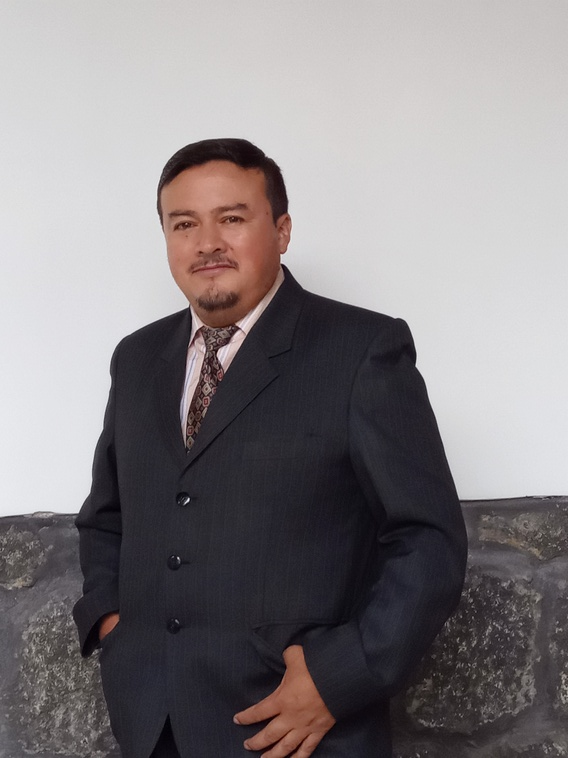
#> input picture Foto.jpg, 568 x 758 px, shrunk from 3120 x 4160 before the run, found by its file name
$ python script_fusionado_filtros_metricas_parte_1.py   (older library calls are emulated)
#> lines starting #> are read from the running program, lines starting #| are printed output that depends on the picture; after the words box and inside, x2 and y2 are one past the last pixel; in counts of white or black regions, pixels touching at a corner belong together

import cv2
import numpy as np
import os
import matplotlib.pyplot as plt

# Rutas base
base_path = r"C:\Users\Paul Stalin\Documents\PaulDCC"
foto_path = os.path.join(base_path, "Foto.jpg")
output_dir = os.path.join(base_path, "reporte_datos")
os.makedirs(output_dir, exist_ok=True)

# Cargar imagen
imagen = cv2.imread(foto_path)
#> imagen is the input picture: shape (758, 568, 3); mean B, G, R 131, 128.7, 133.8
if imagen is None:
    raise FileNotFoundError("No se pudo cargar Foto.jpg")

# Filtros
def aplicar_clahe(img):
    lab = cv2.cvtColor(img, cv2.COLOR_BGR2LAB)
#> lab: shape (758, 568, 3); mean of channels 0, 1, 2 133.5, 130.6, 127.3
    l, a, b = cv2.split(lab)
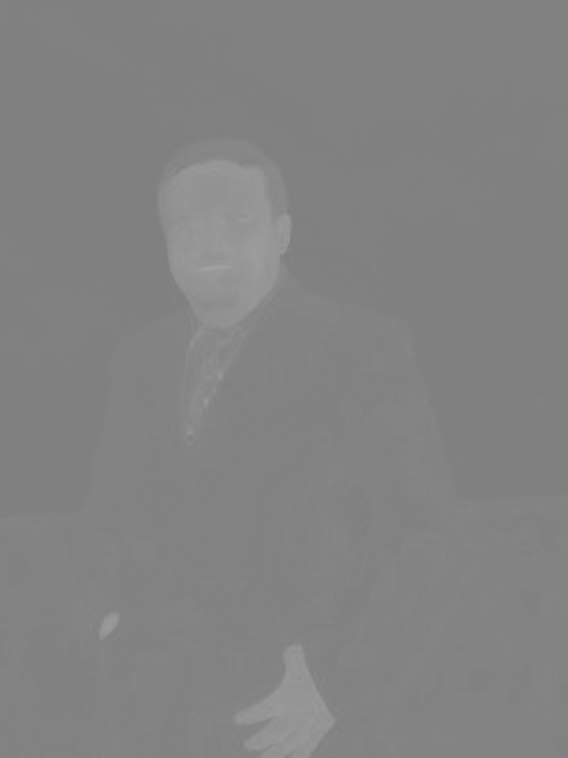
#> a: shape (758, 568); min 126, max 162, mean 130.6
    cl = cv2.createCLAHE(clipLimit=2.0, tileGridSize=(8, 8)).apply(l)
    return cv2.cvtColor(cv2.merge((cl, a, b)), cv2.COLOR_LAB2BGR)

def aplicar_canny(img):
    return cv2.cvtColor(cv2.Canny(cv2.cvtColor(img, cv2.COLOR_BGR2GRAY), 100, 200), cv2.COLOR_GRAY2BGR)
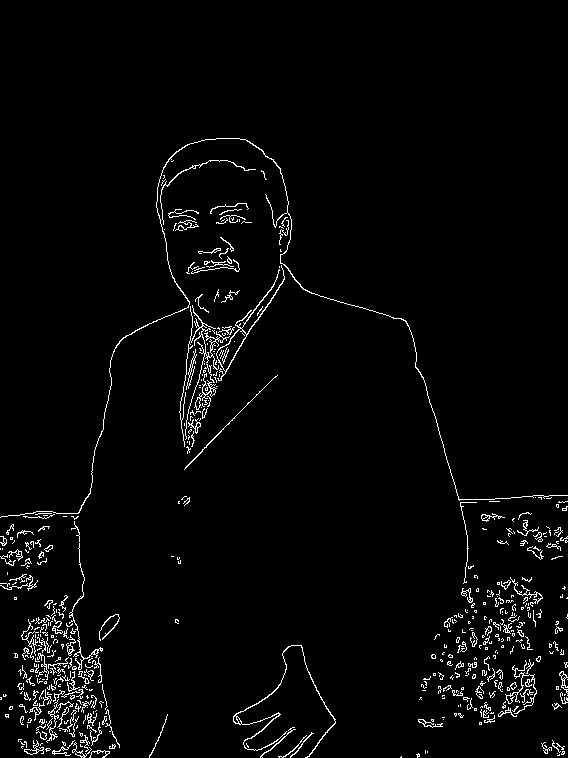
#> returned value: shape (758, 568, 3); 2.8% white in thin lines or dots, all inside (x1, y1, x2, y2) = (0, 138, 568, 758)

def aplicar_blur(img):
    return cv2.GaussianBlur(img, (9, 9), 0)

def aplicar_sharpen(img):
    kernel = np.array([[0,-1,0],[-1,5,-1],[0,-1,0]])
#> kernel = [[0, -1, 0], [-1, 5, -1], [0, -1, 0]]
    return cv2.filter2D(img, -1, kernel)

def aplicar_equalize(img):
    gray = cv2.cvtColor(img, cv2.COLOR_BGR2GRAY)
    eq = cv2.equalizeHist(gray)
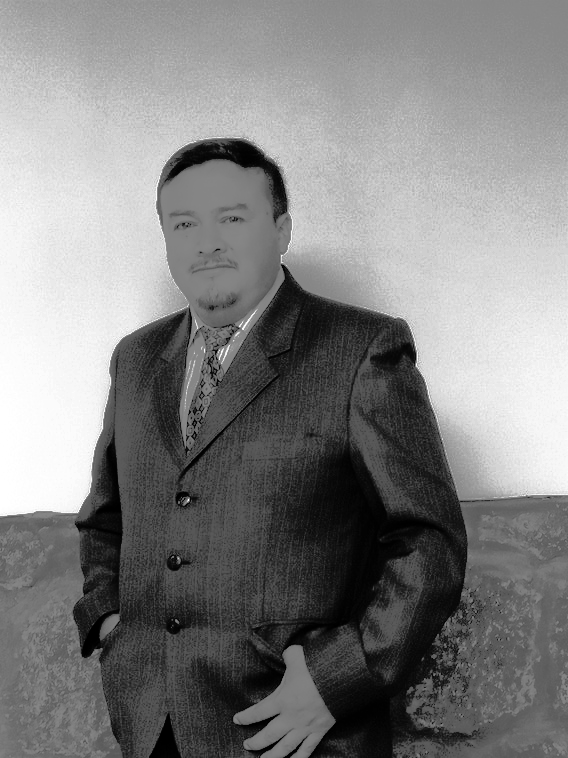
#> eq: shape (758, 568); min 0, max 255, mean 129.2
    return cv2.cvtColor(eq, cv2.COLOR_GRAY2BGR)

def aplicar_laplacian(img):
    gray = cv2.cvtColor(img, cv2.COLOR_BGR2GRAY)
    lap = cv2.Laplacian(gray, cv2.CV_64F)
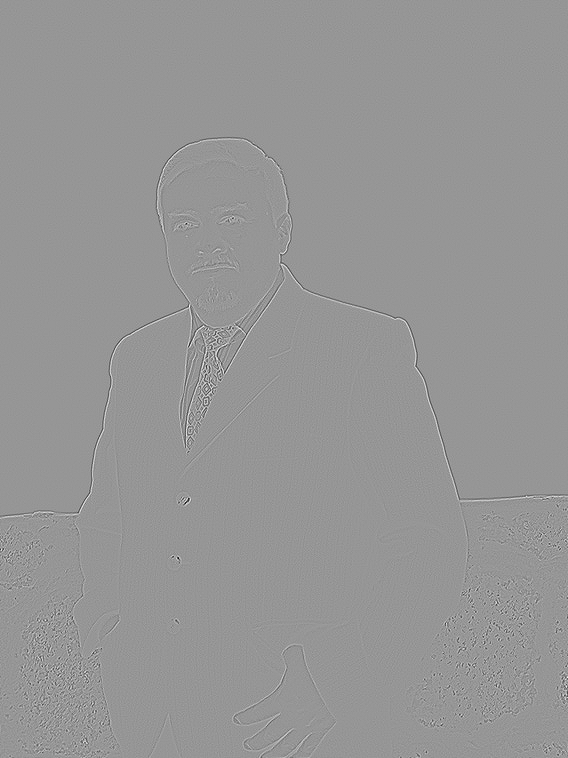
#> lap: shape (758, 568) float64; min -322, max 225, mean 0; drawn with min black and max white
    return cv2.cvtColor(np.uint8(np.absolute(lap)), cv2.COLOR_GRAY2BGR)
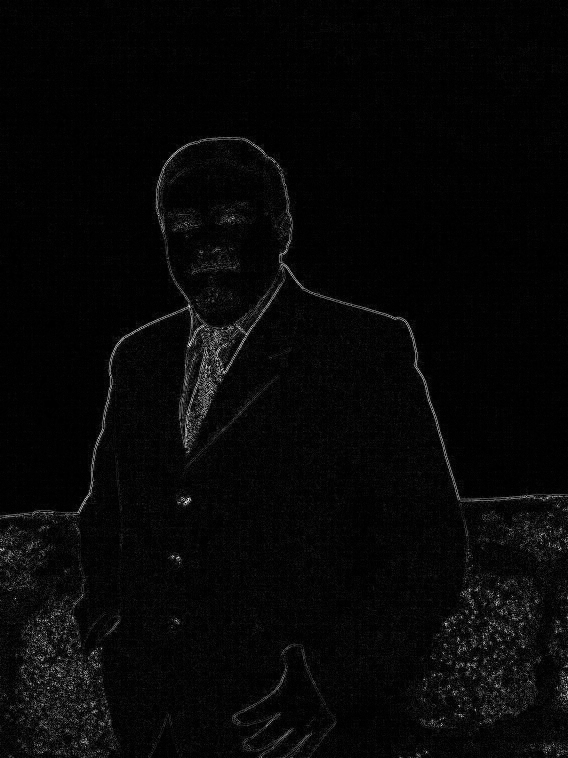
#> returned value: shape (758, 568, 3); min 0, max 245, mean 7.2

def calcular_metrica(img):
    gray = cv2.cvtColor(img, cv2.COLOR_BGR2GRAY)
    hist = cv2.calcHist([gray], [0], None, [256], [0,256])
    hist /= hist.sum()
    entropia = -np.sum(hist * np.log2(hist + 1e-7))
    varianza = np.var(gray)
    return round(entropia, 3), round(varianza, 3)

# Diccionario de filtros
filtros = {
    "original": imagen,
    "clahe": aplicar_clahe(imagen),
    "canny": aplicar_canny(imagen),
    "blur": aplicar_blur(imagen),
    "sharpen": aplicar_sharpen(imagen),
    "equalize": aplicar_equalize(imagen),
    "laplacian": aplicar_laplacian(imagen)
}

metricas = []
for nombre, img in filtros.items():
    path = os.path.join(output_dir, f"{nombre}.jpg")
    cv2.imwrite(path, img)
    ent, var = calcular_metrica(img)
    metricas.append((nombre, ent, var))
#> this loop made 7 passes
#> (nombre, entropia in calcular_metrica, varianza in calcular_metrica, ent, var) on passes 1 to 7: ('original', 6.73, 6987, 6.73, 6987), ('clahe', 7.21, 5613, 7.21, 5613), ('canny', 0.183, 1751.6, 0.183, 1751.6), ('blur', 6.71, 6880.5, 6.71, 6880.5), ('sharpen', 7.01, 7323.6, 7.01, 7323.6), ('equalize', 6.47, 5466.4, 6.47, 5466.4), ('laplacian', 4.08, 227.8, 4.08, 227.8)
#> after the loop, metricas = [('original', 6.73, 6987), ('clahe', 7.21, 5613), ('canny', 0.183, 1751.6), ('blur', 6.71, 6880.5), ('sharpen', 7.01, 7323.6), ('equalize', 6.47, 5466.4), ('laplacian', 4.08, 227.8)]

# Guardar las métricas en .txt
txt_path = os.path.join(output_dir, "metricas_filtros.txt")
with open(txt_path, "w") as f:
    for nombre, ent, var in metricas:
        f.write(f"{nombre.upper()}\nEntropía: {ent}\nVarianza: {var}\n\n")
#> this loop made 7 passes

# Crear gráficas
filtros_nombres = [m[0] for m in metricas]
#> filtros_nombres = ['original', 'clahe', 'canny', 'blur', 'sharpen', 'equalize', 'laplacian']
entropias = [m[1] for m in metricas]
#> entropias = [6.73, 7.21, 0.183, 6.71, 7.01, 6.47, 4.08]
varianzas = [m[2] for m in metricas]
#> varianzas = [6987, 5613, 1751.6, 6880.5, 7323.6, 5466.4, 227.8]

plt.figure(figsize=(10,5))
plt.bar(filtros_nombres, entropias, color='skyblue')
plt.title("Entropía por Filtro")
plt.ylabel("Entropía")
plt.savefig(os.path.join(output_dir, "grafica_entropia.png"))
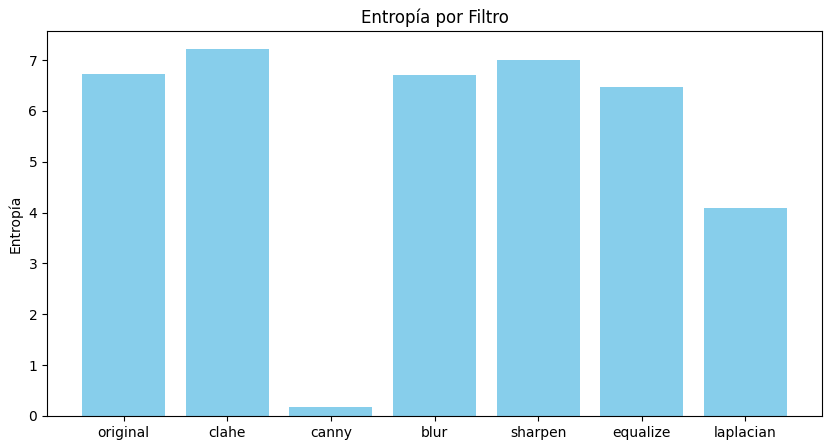
#> figure drawn by matplotlib, 1 panel; tallest bar 7.21 high, from x = 0.6 to 1.4
plt.close()

plt.figure(figsize=(10,5))
plt.bar(filtros_nombres, varianzas, color='lightcoral')
plt.title("Varianza por Filtro")
plt.ylabel("Varianza")
plt.savefig(os.path.join(output_dir, "grafica_varianza.png"))
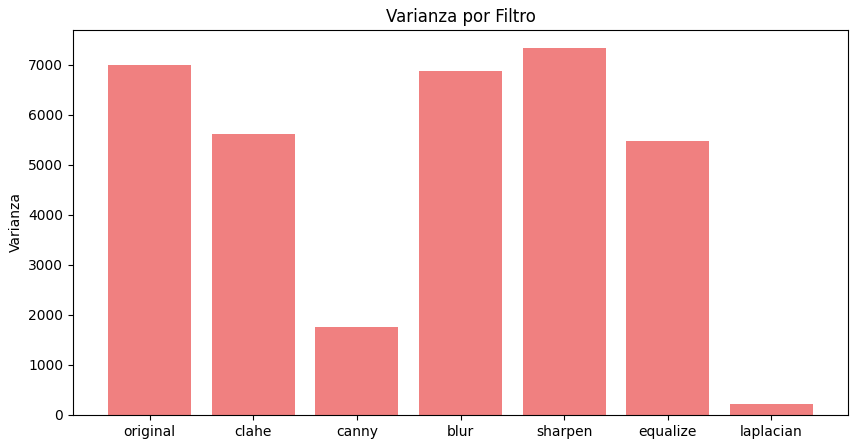
#> figure drawn by matplotlib, 1 panel; tallest bar 7323.6 high, from x = 3.6 to 4.4
plt.close()

print("[✅] Filtros, métricas y gráficas generadas en:", output_dir)
#| [✅] Filtros, métricas y gráficas generadas en: C:\Users\Paul Stalin\Documents\PaulDCC/reporte_datos

$ run again, with obj_train_data/Amblyrhynchus_cristatus_13.jpg copied over Foto.jpg
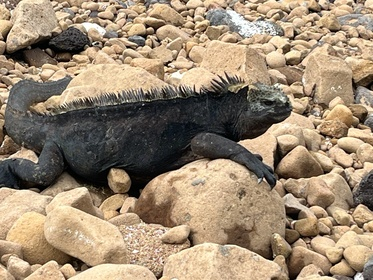
#> input picture obj_train_data/Amblyrhynchus_cristatus_13.jpg, 373 x 280 px, shrunk from 2048 x 1536 before the run, found by its file name
#> imagen is the input picture: shape (280, 373, 3); mean B, G, R 114.4, 137.5, 156.3
#> lab: shape (280, 373, 3); mean of channels 0, 1, 2 145.7, 131.5, 142.6
#> kernel = [[0, -1, 0], [-1, 5, -1], [0, -1, 0]]
#> in aplicar_laplacian, `return cv2.cvtColor(np.uint8(np.absolute(lap)), cv2.COLOR_GRAY2BGR)`:
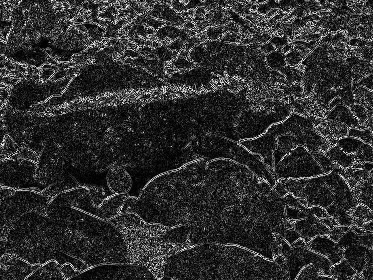
#> returned value: shape (280, 373, 3); min 0, max 255, mean 46.4
#> the loop `for nombre, img in filtros.items():` made 7 passes
#> (nombre, entropia in calcular_metrica, varianza in calcular_metrica, ent, var) on passes 1 to 7: ('original', 7.89, 4802.9, 7.89, 4802.9), ('clahe', 7.95, 4699.5, 7.95, 4699.5), ('canny', 0.794, 11836.4, 0.794, 11836.4), ('blur', 7.71, 3725.5, 7.71, 3725.5), ('sharpen', 7.4, 7664.2, 7.4, 7664.2), ('equalize', 7.7, 5448.2, 7.7, 5448.2), ('laplacian', 6.97, 2119, 6.97, 2119)
#> after the loop `for nombre, img in filtros.items():`: metricas = [('original', 7.89, 4802.9), ('clahe', 7.95, 4699.5), ('canny', 0.794, 11836.4), ('blur', 7.71, 3725.5), ('sharpen', 7.4, 7664.2), ('equalize', 7.7, 5448.2), ('laplacian', 6.97, 2119)]
#> the loop `for nombre, ent, var in metricas:` made 7 passes
#> filtros_nombres = ['original', 'clahe', 'canny', 'blur', 'sharpen', 'equalize', 'laplacian']
#> entropias = [7.89, 7.95, 0.794, 7.71, 7.4, 7.7, 6.97]
#> varianzas = [4802.9, 4699.5, 11836.4, 3725.5, 7664.2, 5448.2, 2119]
#> `plt.savefig(os.path.join(output_dir, "grafica_varianza.png"))`:
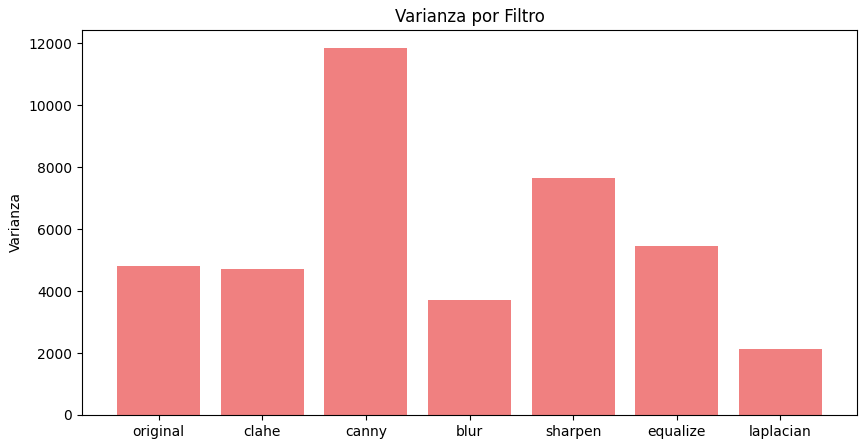
#> figure drawn by matplotlib, 1 panel; tallest bar 11836.4 high, from x = 1.6 to 2.4
#| [✅] Filtros, métricas y gráficas generadas en: C:\Users\Paul Stalin\Documents\PaulDCC/reporte_datos
